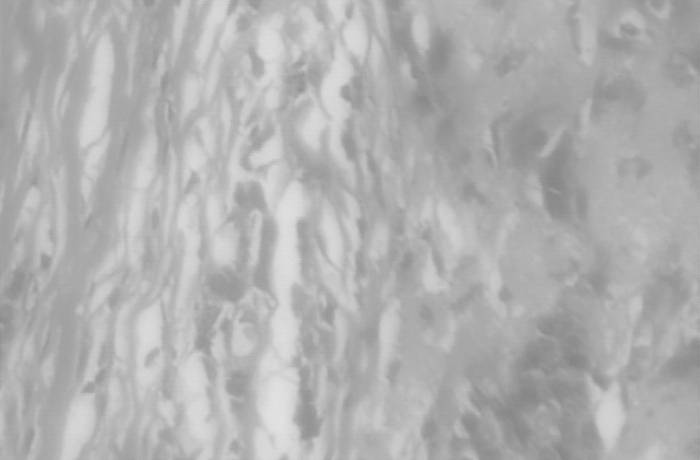
#> input picture Lab/Immagini/test_breakhis.png, 700 x 460 px, found by its file name
$ python LBP+SVM.py
#> lines starting #> are read from the running program, lines starting #| are printed output that depends on the picture
# -*- coding: utf-8 -*-

from skimage.feature import local_binary_pattern
import numpy as np
import matplotlib.pyplot as plt
import skimage.io as io
from skimage.feature import local_binary_pattern
from sklearn.metrics import accuracy_score, classification_report
from sklearn.svm import LinearSVC
from pathlib import Path
from glob import glob

path_immagini = Path(r"C:\Users\lucia\Desktop\FilePc\Uni\Magistrale\ESM\Laboratorio\Immagini_lab")
plt.close('all')

P = 8
R = 1
method = 'default'
def extract_feat(x):
    y = local_binary_pattern(x, P, R, method=method)
    h,b = np.histogram(y, bins=np.arange(257), density=True)
    return h

""" USO DI LBP + SVM PER CLASSIFICAZIONE TUMORI"""

"import dataset etichettato + vettori di feature del dataset"
train_label = np.load(path_immagini/'train_label.npy')
#> (reads Lab/Immagini/train_label.npy from the repository)
train_feat = np.load(path_immagini/'train_lbp_8_1_default.npy')
#> (reads Lab/Immagini/train_lbp_8_1_default.npy from the repository)

"Normalizzo i vettori di feature"
mu = np.mean(train_feat, 0)
sigma = np.std(train_feat, 0)
train_feat = (train_feat - mu)/(sigma + 1e-15)

"Addestro il classificatore"
classifier = LinearSVC().fit(train_feat, train_label) # training-phase

"provo a determinare la classe per un immagine test"
x = io.imread(path_immagini/'test_breakhis.png')
#> x is the input picture: shape (460, 700); min 132, max 228, mean 176.5
plt.figure(); plt.imshow(x, clim=None, cmap='gray')
feat = extract_feat(x)
#> in extract_feat, `y = local_binary_pattern(x, P, R, method=method)`:
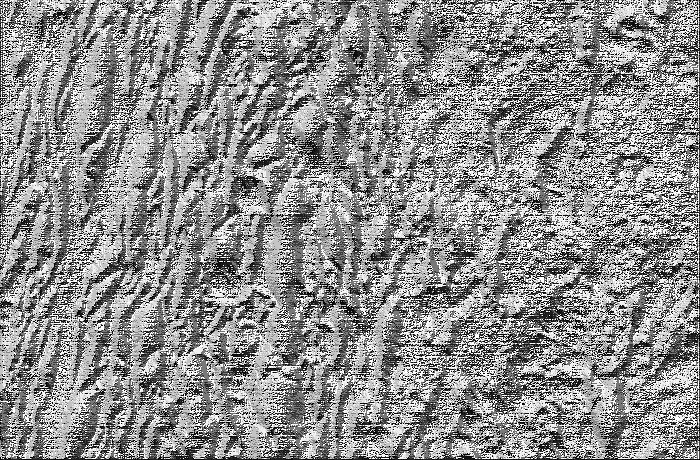
#> y: shape (460, 700) float64; min 0, max 255, mean 141.9
#> in extract_feat, `h,b = np.histogram(y, bins=np.arange(257), density=True)`: h = 256 values, max 0.11 at index 255, min 0 at index 138, mean 0.00391; b = 257 values from 0 to 256
#> feat has the same summary as h in extract_feat

feat = (feat - mu)/(sigma + 1e-15)
#> feat = 256 values, max 3.96 at index 199, min -2.8 at index 99, mean -0.258
#trasformo vettore colonna in vettore riga per mandarlo in input al modello
feat = np.reshape(feat, (1, -1))

predizione = classifier.predict(feat)
#> predizione = [1]
if predizione==1:
    plt.title('tumore maligno')
    print('tumore maligno')
else:
    plt.title('tumore benigno')
    print('tumore benigno')


"provo a determinare la classe con un dataset di test per valutare l'accuracy"

"creo due liste di test, una con tumori benigni e una con tumori maligni"
list_filenames_0 = glob(str(path_immagini/'test_set/testset/benign/*.png'))
list_filenames_1 = glob(str(path_immagini/'test_set/testset/malignant/*.png'))

"calcolo per ogni immagine il vettore di feature e definisco le etichette"
list_feat = []
list_label = []

for filename in list_filenames_0:
    x = np.float64(io.imread(filename))
    f = extract_feat(x)
    list_feat.append(f)
    list_label.append(0)

for filename in list_filenames_1:
    x = np.float64(io.imread(filename))
    f = extract_feat(x)
    list_feat.append(f)
    list_label.append(1)

test_label = np.array(list_label)
#> (the run stopped early here; a loop or call above may not have finished)
